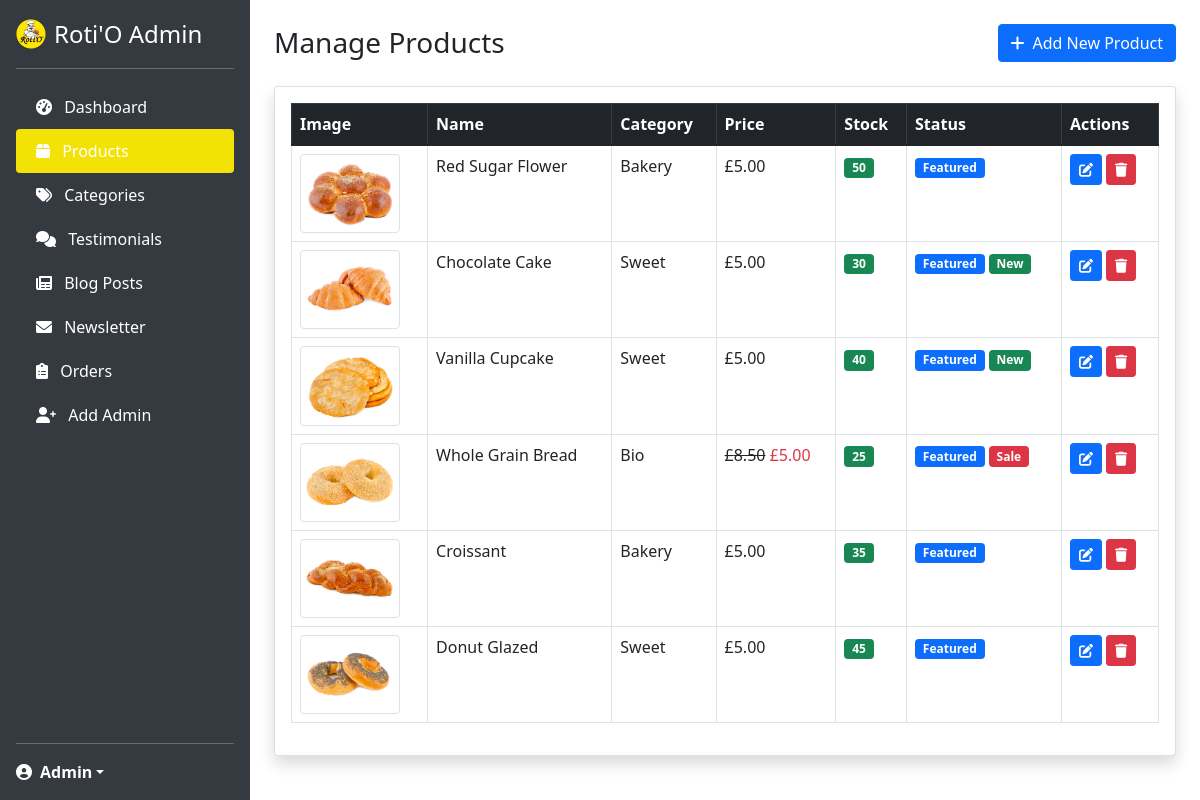
/admin/products.php, run on the app's committed database.
### tables this page shows
CREATE TABLE products (
    id INT PRIMARY KEY AUTO_INCREMENT,
    name VARCHAR(200) NOT NULL,
    slug VARCHAR(200) UNIQUE NOT NULL,
    description TEXT,
    price DECIMAL(10,2) NOT NULL,
    sale_price DECIMAL(10,2) NULL,
    category_id INT,
    image VARCHAR(255) NOT NULL,
    stock INT DEFAULT 0,
    is_featured BOOLEAN DEFAULT FALSE,
    is_new BOOLEAN DEFAULT FALSE,
    is_sale BOOLEAN DEFAULT FALSE,
    rating DECIMAL(3,2) DEFAULT 0.00,
    created_at TIMESTAMP DEFAULT CURRENT_TIMESTAMP,
    FOREIGN KEY (category_id) REFERENCES categories(id)
);

CREATE TABLE categories (
    id INT PRIMARY KEY AUTO_INCREMENT,
    name VARCHAR(100) NOT NULL,
    slug VARCHAR(100) UNIQUE NOT NULL,
    description TEXT,
    created_at TIMESTAMP DEFAULT CURRENT_TIMESTAMP
);

### admin/includes/functions.php (called while the page is built, shortened)
<?php
$database = new Database();
$pdo = $database->getConnection();
function getAllProducts() {
    global $pdo;
    $sql = "SELECT p.*, c.name as category_name
            FROM products p
            LEFT JOIN categories c ON p.category_id = c.id
            ORDER BY p.created_at DESC";
    $stmt = $pdo->prepare($sql);
    $stmt->execute();
    return $stmt->fetchAll(PDO::FETCH_ASSOC);
}
?>

### admin/products.php (the view, shortened to what this page needs)
<?php
require_once 'includes/functions.php';
$products = getAllProducts();
?>
<!DOCTYPE html>
<html lang="en">
<head>
    <link href="https://cdn.jsdelivr.net/npm/bootstrap@5.1.3/dist/css/bootstrap.min.css" rel="stylesheet">
    <link href="https://cdnjs.cloudflare.com/ajax/libs/font-awesome/6.0.0/css/all.min.css" rel="stylesheet">
</head>
<body>
    <nav class="sidebar position-fixed top-0 start-0 d-flex flex-column flex-shrink-0 p-3 text-white" style="width: 250px;">
        <a href="index.php" class="d-flex align-items-center mb-3 mb-md-0 me-md-auto text-white text-decoration-none">
            <img src="../images/logo-rotio.png" alt="Roti'O" class="me-2" style="width: 30px; height: 30px;">
            <span class="fs-4">Roti'O Admin</span>
        </a>
        <hr>
        <ul class="nav nav-pills flex-column mb-auto">
            <li class="nav-item">
                <a href="index.php" class="nav-link text-white">
                    <i class="fas fa-tachometer-alt me-2"></i>
                    Dashboard
                </a>
            </li>
            <li>
                <a href="products.php" class="nav-link active">
                    <i class="fas fa-box me-2"></i>
                    Products
                </a>
            </li>
            <li>
                <a href="categories.php" class="nav-link text-white">
                    <i class="fas fa-tags me-2"></i>
                    Categories
                </a>
            </li>
            <li>
                <a href="testimonials.php" class="nav-link text-white">
                    <i class="fas fa-comments me-2"></i>
                    Testimonials
                </a>
            </li>
            <li>
                <a href="posts.php" class="nav-link text-white">
                    <i class="fas fa-newspaper me-2"></i>
                    Blog Posts
                </a>
            </li>
            <li>
                <a href="newsletter.php" class="nav-link text-white">
                    <i class="fas fa-envelope me-2"></i>
                    Newsletter
                </a>
            </li>
            <li>
                <a href="orders.php" class="nav-link text-white">
                    <i class="fas fa-clipboard-list me-2"></i>
                    Orders
                </a>
            </li>
            <li>
                <a href="register.php" class="nav-link text-white">
                    <i class="fas fa-user-plus me-2"></i>
                    Add Admin
                </a>
            </li>
        </ul>
        <hr>
        <div class="dropdown">
            <a href="#" class="d-flex align-items-center text-white text-decoration-none dropdown-toggle" id="dropdownUser1" data-bs-toggle="dropdown" aria-expanded="false">
                <i class="fas fa-user-circle me-2"></i>
                <strong><?php echo htmlspecialchars($_SESSION['admin_name'] ?? 'Admin'); ?></strong>
            </a>
        </div>
    </nav>
    <div class="main-content">
        <div class="container-fluid p-4">
            <div class="d-flex justify-content-between align-items-center mb-4">
                <h1 class="h3 mb-0">Manage Products</h1>
                <button class="btn btn-primary" data-bs-toggle="modal" data-bs-target="#addProductModal">
                    <i class="fas fa-plus me-2"></i>Add New Product
                </button>
            </div>
            <div class="card shadow">
                <div class="card-body">
                    <div class="table-responsive">
                        <table class="table table-bordered table-hover">
                            <thead class="table-dark">
                                <tr>
                                    <th>Image</th>
                                    <th>Name</th>
                                    <th>Category</th>
                                    <th>Price</th>
                                    <th>Stock</th>
                                    <th>Status</th>
                                    <th>Actions</th>
                                </tr>
                            </thead>
                            <tbody>
                                <?php foreach ($products as $product): ?>
                                <tr>
                                    <td>
                                        <?php if (!empty($product['image_data'])): ?>
                                            <?php echo displayImage($product['image_data'], $product['image_mime'], 'product-image img-thumbnail', $product['name']); ?>
                                        <?php else: ?>
                                            <img src="<?php echo $product['image']; ?>" class="product-image img-thumbnail" alt="<?php echo $product['name']; ?>">
                                        <?php endif; ?>
                                    </td>
                                    <td><?php echo $product['name']; ?></td>
                                    <td><?php echo $product['category_name']; ?></td>
                                    <td>
                                        <?php if ($product['is_sale'] && $product['sale_price']): ?>
                                            <del>£<?php echo number_format($product['price'], 2); ?></del>
                                            <span class="text-danger">£<?php echo number_format($product['sale_price'], 2); ?></span>
                                        <?php else: ?>
                                            £<?php echo number_format($product['price'], 2); ?>
                                        <?php endif; ?>
                                    </td>
                                    <td>
                                        <span class="badge <?php echo $product['stock'] > 0 ? 'bg-success' : 'bg-danger'; ?>">
                                            <?php echo $product['stock']; ?>
                                        </span>
                                    </td>
                                    <td>
                                        <?php if ($product['is_featured']): ?>
                                            <span class="badge bg-primary">Featured</span>
                                        <?php endif; ?>
                                        <?php if ($product['is_new']): ?>
                                            <span class="badge bg-success">New</span>
                                        <?php endif; ?>
                                        <?php if ($product['is_sale']): ?>
                                            <span class="badge bg-danger">Sale</span>
                                        <?php endif; ?>
                                    </td>
                                    <td>
                                        <button class="btn btn-sm btn-primary" onclick="editProduct(<?php echo $product['id']; ?>)">
                                            <i class="fas fa-edit"></i>
                                        </button>
                                        <a href="?delete=<?php echo $product['id']; ?>" class="btn btn-sm btn-danger" onclick="return confirm('Are you sure?')">
                                            <i class="fas fa-trash"></i>
                                        </a>
                                    </td>
                                </tr>
                                <?php endforeach; ?>
                            </tbody>
                        </table>
                    </div>
                </div>
            </div>
        </div>
    </div>
</body>
</html>

### admin/products.php (style rules this page uses)
.sidebar { min-height: 100vh; background: #343a40; }
.sidebar .nav-link { color: #fff; padding: 10px 20px; }
.sidebar .nav-link.active { background: #F2E205; }
.main-content { margin-left: 250px; }
.product-image { max-width: 100px; max-height: 100px; object-fit: cover; }

### data on the page
products: image (picture), name "Red Sugar Flower", category.name "Bakery", price "5.00", stock "50", is_featured "Featured"
products: image (picture), name "Chocolate Cake", category.name "Sweet", price "5.00", stock "30", is_featured "Featured", is_new "New"
products: image (picture), name "Vanilla Cupcake", category.name "Sweet", price "5.00", stock "40", is_featured "Featured", is_new "New"
products: image (picture), name "Whole Grain Bread", category.name "Bio", price "8.50", sale_price "5.00", stock "25", is_featured "Featured", is_sale "Sale"
products: image (picture), name "Croissant", category.name "Bakery", price "5.00", stock "35", is_featured "Featured"
products: image (picture), name "Donut Glazed", category.name "Sweet", price "5.00", stock "45", is_featured "Featured"

### other printed values
$_SESSION['admin_name'] "Admin"
